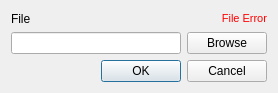
<?xml version="1.0" encoding="UTF-8"?>
<ui version="4.0">
 <class>NewScript</class>
 <widget class="QDialog" name="NewScript">
  <property name="geometry">
   <rect>
    <x>0</x>
    <y>0</y>
    <width>278</width>
    <height>93</height>
   </rect>
  </property>
  <property name="windowTitle">
   <string>New Script</string>
  </property>
  <property name="layoutDirection">
   <enum>Qt::LeftToRight</enum>
  </property>
  <layout class="QVBoxLayout" name="verticalLayout">
   <item>
    <layout class="QHBoxLayout" name="horizontalLayout_3">
     <item>
      <widget class="QLabel" name="labelFile">
       <property name="text">
        <string>File</string>
       </property>
      </widget>
     </item>
     <item>
      <widget class="QLabel" name="labelFile_Error">
       <property name="layoutDirection">
        <enum>Qt::LeftToRight</enum>
       </property>
       <property name="text">
        <string>&lt;!DOCTYPE HTML PUBLIC &quot;-//W3C//DTD HTML 4.0//EN&quot; &quot;http://www.w3.org/TR/REC-html40/strict.dtd&quot;&gt;
&lt;html&gt;&lt;head&gt;&lt;meta name=&quot;qrichtext&quot; content=&quot;1&quot; /&gt;&lt;style type=&quot;text/css&quot;&gt;
p, li { white-space: pre-wrap; }
&lt;/style&gt;&lt;/head&gt;&lt;body style=&quot; font-family:'MS Shell Dlg 2'; font-size:8.25pt; font-weight:400; font-style:normal;&quot;&gt;
&lt;p style=&quot; margin-top:0px; margin-bottom:0px; margin-left:0px; margin-right:0px; -qt-block-indent:0; text-indent:0px;&quot;&gt;&lt;span style=&quot; font-size:8pt; color:#ff0000;&quot;&gt;File Error&lt;/span&gt;&lt;/p&gt;&lt;/body&gt;&lt;/html&gt;</string>
       </property>
       <property name="alignment">
        <set>Qt::AlignRight|Qt::AlignTrailing|Qt::AlignVCenter</set>
       </property>
      </widget>
     </item>
    </layout>
   </item>
   <item>
    <layout class="QHBoxLayout" name="horizontalLayout_2">
     <item>
      <widget class="QLineEdit" name="lineEditFile">
       <property name="text">
        <string/>
       </property>
       <property name="maxLength">
        <number>64</number>
       </property>
      </widget>
     </item>
     <item>
      <widget class="QPushButton" name="pushButtonFile">
       <property name="text">
        <string>Browse</string>
       </property>
      </widget>
     </item>
    </layout>
   </item>
   <item>
    <widget class="QDialogButtonBox" name="buttonBox">
     <property name="standardButtons">
      <set>QDialogButtonBox::Cancel|QDialogButtonBox::Ok</set>
     </property>
    </widget>
   </item>
  </layout>
 </widget>
 <resources/>
 <connections>
  <connection>
   <sender>buttonBox</sender>
   <signal>rejected()</signal>
   <receiver>NewScript</receiver>
   <slot>reject()</slot>
   <hints>
    <hint type="sourcelabel">
     <x>205</x>
     <y>181</y>
    </hint>
    <hint type="destinationlabel">
     <x>149</x>
     <y>104</y>
    </hint>
   </hints>
  </connection>
 </connections>
</ui>
